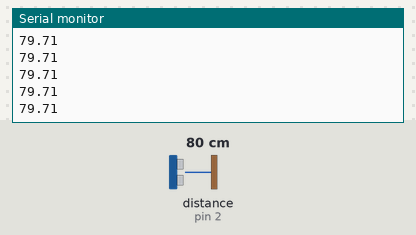
Bench run of a sketch on a simulated Arduino Uno, built with avr-gcc and run on an emulated ATmega328P. On the bench: the last lines printed to the serial monitor. Wiring (inferred from the names in the program): ultrasonic range finder: trigger pin 3; echo pin 2. The inputs (shaded band) are chosen by the test bench; at power-on: distance to the obstacle (sensor on pin 2) 80 cm. The echo pulse lasts 58.3 µs per cm.

Above: at 1.2 s.
1.3 s: distance to the obstacle (sensor on pin 2) set to 2 cm
At 1.8 s:
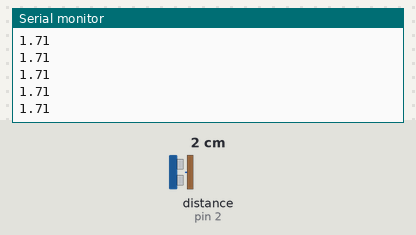
2.8 s: distance to the obstacle (sensor on pin 2) set to 4 cm
At 3.7 s:
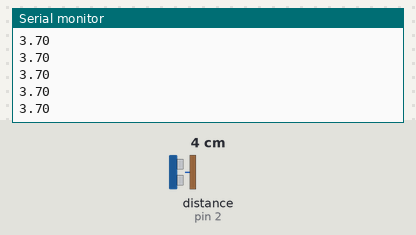
Timing chart, 0 to 5.8 s (numbered marks = the images above; inputs shaded):
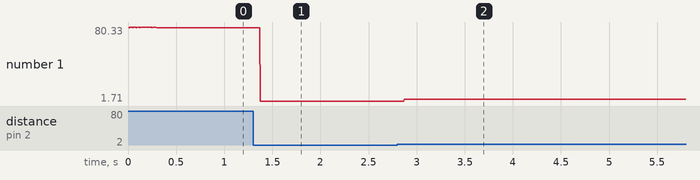

Measured:
- after the input at 1.3 s, the serial monitor: prints a new line after 0.07 s (image 1)
- after the input at 2.8 s, the serial monitor: prints a new line after 0.07 s (image 2)
- plotted number 1: 79.71 → 1.71 after the input at 1.3 s, 1.71 → 3.7 after the input at 2.8 s

The sketch:

Ultrasonic_micros.ino
```cpp
int trig=3;
int echo =2;
void setup()
{ pinMode(trig,OUTPUT);
pinMode(echo,INPUT);
Serial.begin(9600);
}


void loop()
{
 float dist;
  unsigned long t2=0,t1=0,t=0;
  digitalWrite(trig,HIGH);
  delayMicroseconds(10);
  digitalWrite(trig,LOW);
  while(digitalRead(echo)==LOW)
  {}
  t1=micros();

  while(digitalRead(echo)==HIGH)
  {}
    t2= micros();
    t=t2-t1;
    dist=t*0.0343/2;
    Serial.println(dist);
}
```
